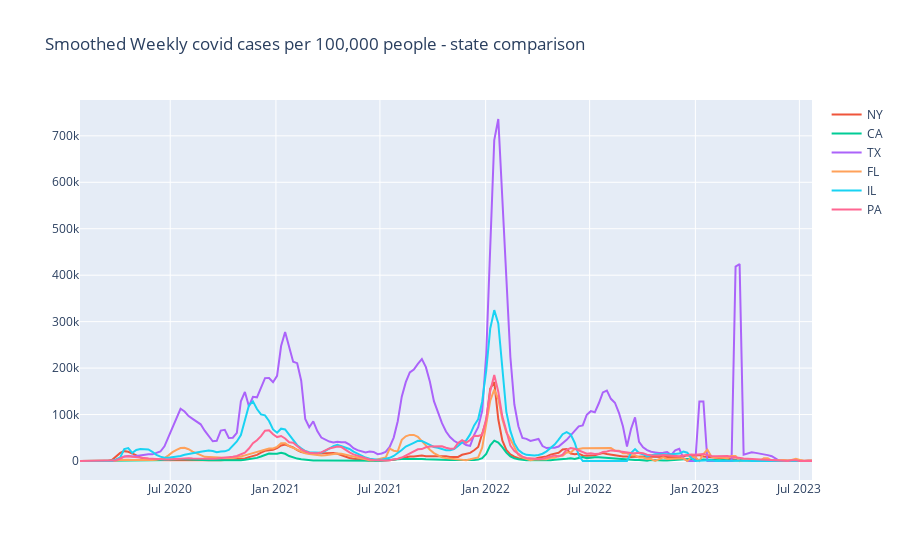

Here is the notebook cell this chart was saved with:
### Markdown cell above
## Step 6: Plot weekly trends for the top 5 counties within New York.

### Code cell
import plotly.express as px


comparison_state_list = ['CA', 'TX', 'FL', 'IL', 'PA']
state_weekly_dataset_dict = {}

for current_state in comparison_state_list:
    
    current_state_data = covid_data[covid_data['State'] == current_state]
    
    
    state_cases_long_format = current_state_data.melt(
        id_vars=['countyFIPS', 'County Name', 'State', 'population'],
        value_vars=[col for col in current_state_data.columns if '_cases' in col and 'StateFIPS' not in col],
        var_name='date',
        value_name='cases'
    )
    state_cases_long_format['date'] = state_cases_long_format['date'].str.replace('_cases', '')

    state_deaths_long_format = current_state_data.melt(
        id_vars=['countyFIPS', 'County Name', 'State', 'population'],
        value_vars=[col for col in current_state_data.columns if '_deaths' in col and 'StateFIPS' not in col],
        var_name='date',
        value_name='deaths'
    )
    state_deaths_long_format['date'] = state_deaths_long_format['date'].str.replace('_deaths', '')

  
    state_combined_long_format = pd.merge(state_cases_long_format, state_deaths_long_format, 
                                          on=['countyFIPS', 'County Name', 'State', 'population', 'date'])

   
    state_combined_long_format['date'] = pd.to_datetime(state_combined_long_format['date'], format='%Y-%m-%d', errors='coerce')

   
    state_combined_long_format = state_combined_long_format.groupby(state_combined_long_format['date']).sum()

    
    state_combined_long_format['cases'] = state_combined_long_format['cases'].diff().fillna(0).clip(lower=0)
    state_combined_long_format['deaths'] = state_combined_long_format['deaths'].diff().fillna(0).clip(lower=0)

    
    weekly_combined_state_data = state_combined_long_format.resample('W').sum()

    
    state_population_value = current_state_data['population'].iloc[0]
    weekly_combined_state_data['cases_per_100k'] = (weekly_combined_state_data['cases'] / state_population_value) * 100000
    weekly_combined_state_data['deaths_per_100k'] = (weekly_combined_state_data['deaths'] / state_population_value) * 100000

    
    weekly_combined_state_data['cases_per_100k'] = weekly_combined_state_data['cases_per_100k'].rolling(window=2, min_periods=1).mean()
    weekly_combined_state_data['deaths_per_100k'] = weekly_combined_state_data['deaths_per_100k'].rolling(window=2, min_periods=1).mean()

    
    state_weekly_dataset_dict[current_state] = weekly_combined_state_data


weekly_ny_data['cases_per_100k'] = weekly_ny_data['cases_per_100k'].rolling(window=2, min_periods=1).mean()
weekly_ny_data['deaths_per_100k'] = weekly_ny_data['deaths_per_100k'].rolling(window=2, min_periods=1).mean()


fig = px.line(title='Smoothed Weekly covid cases per 100,000 people - state comparison')
fig.add_scatter(x=weekly_ny_data.index, y=weekly_ny_data['cases_per_100k'], mode='lines', name='NY')

for current_state, data in state_weekly_dataset_dict.items():
    fig.add_scatter(x=data.index, y=data['cases_per_100k'], mode='lines', name=current_state)

fig.show()

### Figure 1 — Plotly figure (JSON) as saved in the notebook; plotly's stock layout.template omitted (floating-point values rounded to 4 significant figures; data arrays with more than 128 entries replaced by an {"elided": "..."} marker saying what was removed)
{"data": [{"hovertemplate": "<extra></extra>", "legendgroup": "", "line": {"color": "#636efa", "dash": "solid"}, "marker": {"symbol": "circle"}, "mode": "lines", "name": "", "orientation": "v", "showlegend": false, "type": "scatter", "xaxis": "x", "yaxis": "y"}, {"mode": "lines", "name": "NY", "type": "scatter", "x": {"elided": "183 str values"}, "y": {"elided": "183 float values"}}, {"mode": "lines", "name": "CA", "type": "scatter", "x": {"elided": "183 str values"}, "y": {"elided": "183 float values"}}, {"mode": "lines", "name": "TX", "type": "scatter", "x": {"elided": "183 str values"}, "y": {"elided": "183 float values"}}, {"mode": "lines", "name": "FL", "type": "scatter", "x": {"elided": "183 str values"}, "y": {"elided": "183 float values"}}, {"mode": "lines", "name": "IL", "type": "scatter", "x": {"elided": "183 str values"}, "y": {"elided": "183 float values"}}, {"mode": "lines", "name": "PA", "type": "scatter", "x": {"elided": "183 str values"}, "y": {"elided": "183 float values"}}], "layout": {"autosize": true, "legend": {"tracegroupgap": 0}, "title": {"text": "Smoothed Weekly covid cases per 100,000 people - state comparison"}, "xaxis": {"anchor": "y", "autorange": true, "domain": [0, 1], "range": ["2020-01-26", "2023-07-23"], "type": "date"}, "yaxis": {"anchor": "x", "autorange": true, "domain": [0, 1], "range": [-40900.0, 777200.0], "type": "linear"}}}
